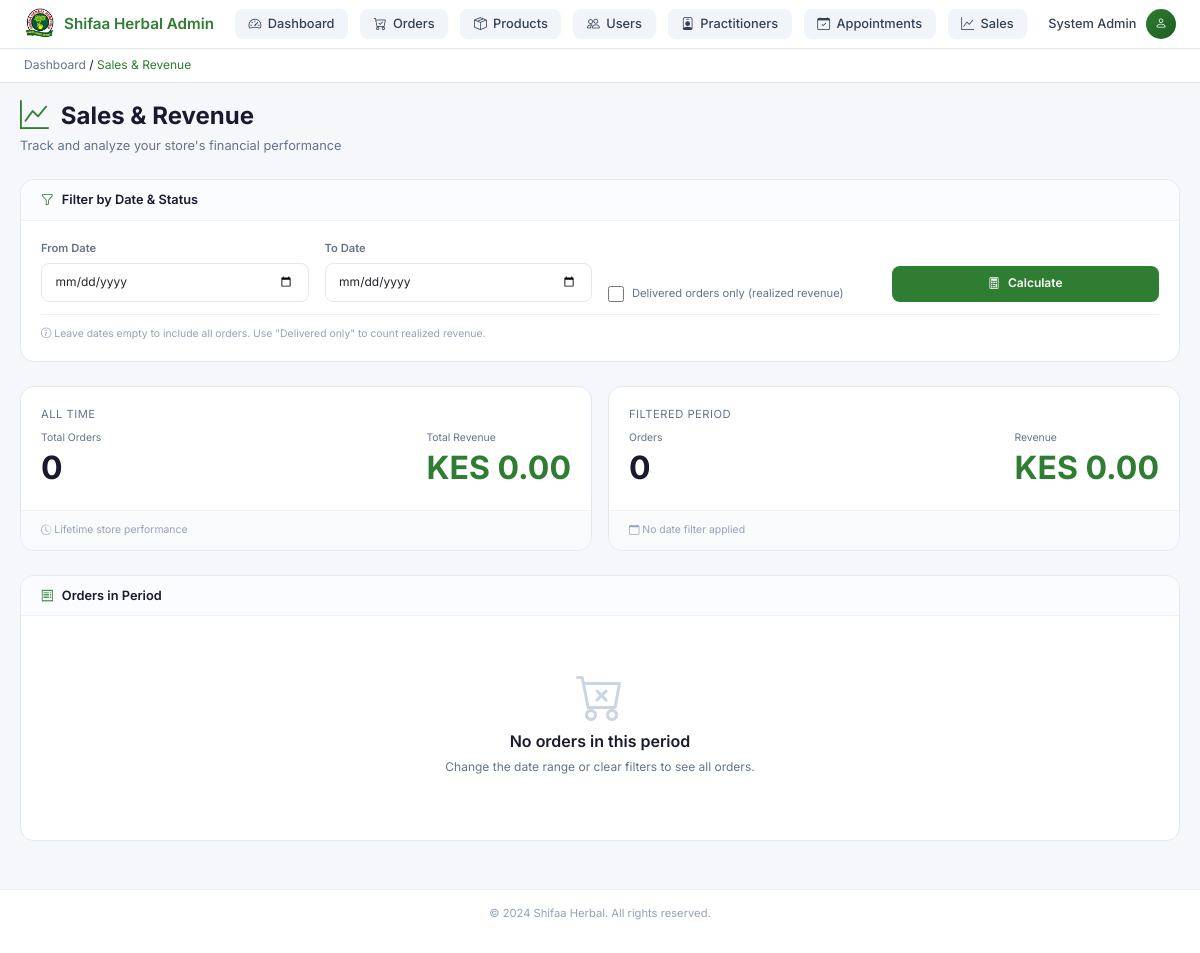
/admin/sales (signed in), run on an earlier commit of the app's database.
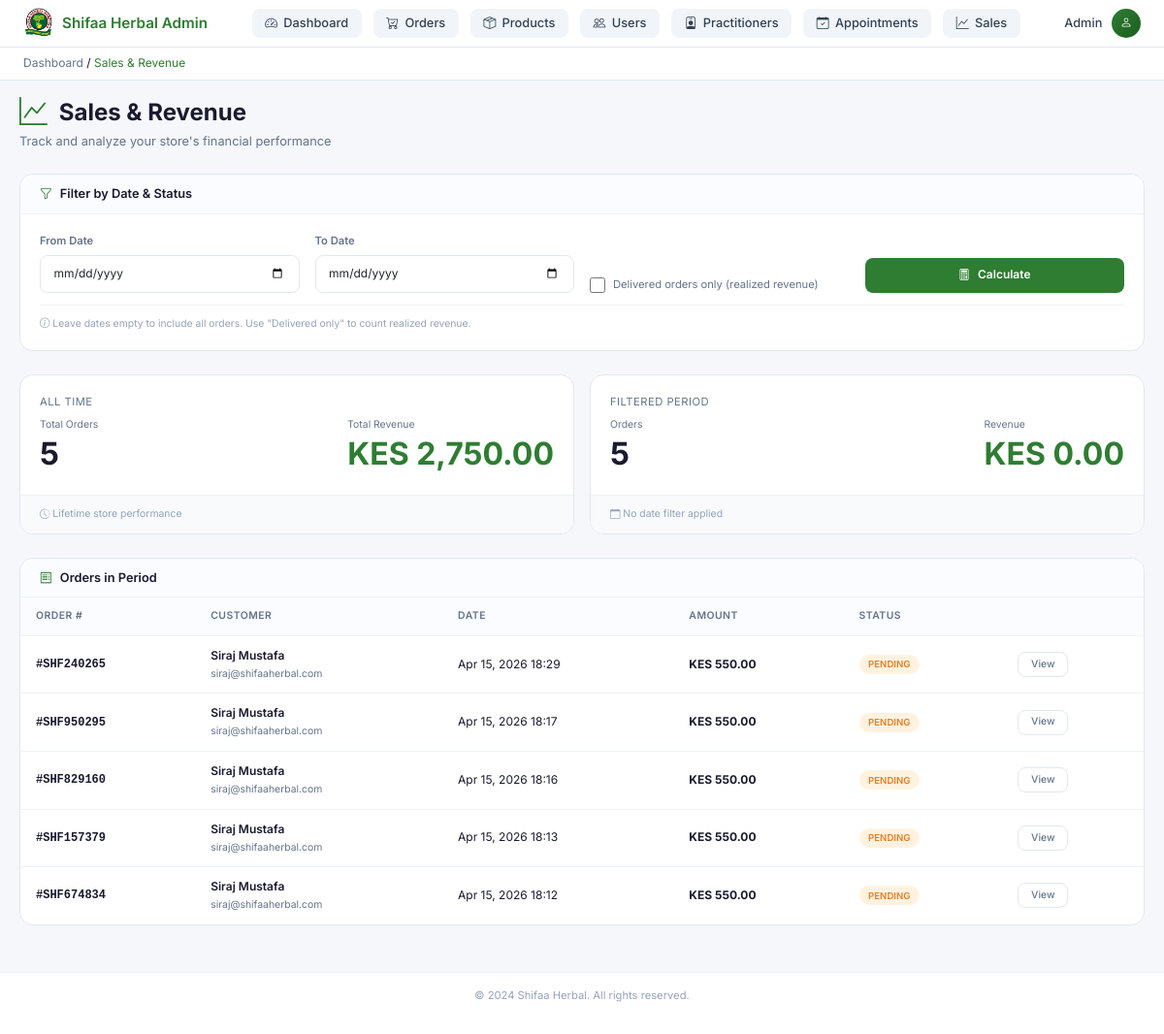
And on a later commit of the database.
### models.py (models this page shows, shortened)
class User(UserMixin, db.Model):
    __tablename__ = 'user'
    id = db.Column(db.Integer, primary_key=True)
    name = db.Column(db.String(100), nullable=False)
    email = db.Column(db.String(120), unique=True, nullable=False, index=True)  # Added index
    phone = db.Column(db.String(20))
    address = db.Column(db.Text)
    role = db.Column(db.String(20), default='user', index=True)  # Added index
    password_hash = db.Column(db.String(255), nullable=False)
    created_at = db.Column(db.DateTime, default=datetime.utcnow)
    updated_at = db.Column(db.DateTime, default=datetime.utcnow, onupdate=datetime.utcnow)
    orders = db.relationship('Order', backref='user', lazy='dynamic')
    cart_items = db.relationship('CartItem', backref='user', lazy='dynamic', cascade='all, delete-orphan')
    appointments = db.relationship('Appointment', backref='user', lazy='dynamic')
    discussions = db.relationship('Discussion', backref='user', lazy='dynamic')
    questions = db.relationship('Question', backref='user', lazy='dynamic')
    stories = db.relationship('Story', backref='user', lazy='dynamic')
    support_requests = db.relationship('SupportRequest', backref='user', lazy='dynamic')
    question_replies = db.relationship('QuestionReply', lazy='dynamic')

class Order(db.Model):
    __tablename__ = 'order'
    id = db.Column(db.Integer, primary_key=True)
    order_number = db.Column(db.String(50), unique=True, nullable=False, index=True)  # Added index
    user_id = db.Column(db.Integer, db.ForeignKey('user.id'), nullable=False, index=True)  # Added index
    total_amount = db.Column(db.Numeric(10, 2), nullable=False)
    status = db.Column(db.String(50), default='pending', index=True)  # Added index
    shipping_address = db.Column(db.Text, nullable=False)
    delivery_option = db.Column(db.String(50), default='standard')
    payment_method = db.Column(db.String(50), default='mpesa')
    payment_status = db.Column(db.String(50), default='pending', index=True)  # Added index
    notes = db.Column(db.Text)
    created_at = db.Column(db.DateTime, default=datetime.utcnow, index=True)  # Added index
    updated_at = db.Column(db.DateTime, default=datetime.utcnow, onupdate=datetime.utcnow)
    items = db.relationship('OrderItem', backref='order', lazy='dynamic', cascade='all, delete-orphan')
    __table_args__ = (
        db.Index('idx_order_user_status', 'user_id', 'status'),
        db.Index('idx_order_created_status', 'created_at', 'status'),
    )

### app.py (the view, shortened to what this page needs)
    @app.route("/admin/sales")
    @login_required
    @admin_required
    def admin_sales():
        from datetime import timedelta
        from models import Order
        date_from_str = request.args.get("date_from", "").strip()
        date_to_str = request.args.get("date_to", "").strip()
        delivered_only = request.args.get("delivered_only") == "on"
        page = request.args.get('page', 1, type=int)
        query = Order.query
        if delivered_only:
            query = query.filter_by(status="delivered")
        if date_from_str:
            try:
                date_from = datetime.strptime(date_from_str, "%Y-%m-%d")
                query = query.filter(Order.created_at >= date_from)
            except ValueError:
                pass
        order_count = query.count()
        revenue = db.session.query(db.func.coalesce(db.func.sum(Order.total_amount), 0)).filter(
            query.whereclause
        ).scalar() or 0 if query.whereclause else 0
        paginated_orders = query.order_by(Order.created_at.desc()).paginate(
            page=page, per_page=50, error_out=False
        )
        total_all_time = db.session.query(db.func.coalesce(db.func.sum(Order.total_amount), 0)).scalar() or 0
        total_orders_all_time = Order.query.count()
        return render_template(
            "admin/sales.html",
            date_from=date_from_str,
            date_to=date_to_str,
            delivered_only=delivered_only,
            order_count=order_count,
            revenue=float(revenue) if revenue else 0,
            total_orders_all_time=total_orders_all_time,
            total_revenue_all_time=float(total_all_time) if total_all_time else 0,
            orders=paginated_orders.items,
            pagination=paginated_orders,
            page=page,
            total_pages=paginated_orders.pages,
        )

### app.py (called while the page is built)
def format_local_time(dt):
    try:
        if dt.tzinfo is None:
            dt = dt.replace(tzinfo=timezone.utc)
        return dt.astimezone(local_tz)
    except:
        return dt

### templates/admin/sales.html (shortened to what this page needs)
<!DOCTYPE html>
<html lang="en">
<head>
    <link href="https://cdn.jsdelivr.net/npm/bootstrap@5.3.0-alpha1/dist/css/bootstrap.min.css" rel="stylesheet">
    <link href="https://cdn.jsdelivr.net/npm/bootstrap-icons@1.8.1/font/bootstrap-icons.css" rel="stylesheet">
</head>
<body>
    <div class="top-nav">
        <div class="logo-area">
            <img class="logo-image" src="{{ url_for('static', filename='Screenshot 2026-04-01 182842.png') }}" alt="Shifaa Herbal">
            <span class="logo-text">Shifaa Herbal Admin</span>
        </div>
        <div class="nav-links">
            <a href="{{ url_for('admin_dashboard') }}" class="nav-link">
                <i class="bi bi-speedometer2"></i> <span>Dashboard</span>
            </a>
            <a href="{{ url_for('admin_orders') }}" class="nav-link">
                <i class="bi bi-cart-check"></i> <span>Orders</span>
            </a>
            <a href="{{ url_for('admin_products') }}" class="nav-link">
                <i class="bi bi-box-seam"></i> <span>Products</span>
            </a>
            <a href="{{ url_for('admin_users') }}" class="nav-link">
                <i class="bi bi-people"></i> <span>Users</span>
            </a>
            <a href="{{ url_for('admin_practitioners') }}" class="nav-link">
                <i class="bi bi-person-badge"></i> <span>Practitioners</span>
            </a>
            <a href="{{ url_for('admin_appointments') }}" class="nav-link">
                <i class="bi bi-calendar-check"></i> <span>Appointments</span>
            </a>
            <a href="{{ url_for('admin_sales') }}" class="nav-link active">
                <i class="bi bi-graph-up"></i> <span>Sales</span>
            </a>
        </div>
        <div class="user-info">
            <span class="user-name">{{ current_user.name if current_user.is_authenticated else 'Admin' }}</span>
            <div class="user-avatar">
                <i class="bi bi-person"></i>
            </div>
        </div>
    </div>
    <div class="breadcrumb-bar">
        <a href="{{ url_for('admin_dashboard') }}">Dashboard</a>
        <span>/</span>
        <span style="color: #2e7d32;">Sales & Revenue</span>
    </div>
    <div class="main-container">
        <div class="page-header">
            <h1><i class="bi bi-graph-up"></i> Sales & Revenue</h1>
            <p>Track and analyze your store's financial performance</p>
        </div>
        <div class="filter-card">
            <div class="card-header">
                <h2><i class="bi bi-funnel"></i> Filter by Date & Status</h2>
            </div>
            <div class="card-body">
                <form method="get" action="{{ url_for('admin_sales') }}" class="filter-form">
                    <div class="form-group">
                        <label class="form-label">From Date</label>
                        <input type="date" name="date_from" class="form-control" value="{{ date_from }}">
                    </div>
                    <div class="form-group">
                        <label class="form-label">To Date</label>
                        <input type="date" name="date_to" class="form-control" value="{{ date_to }}">
                    </div>
                    <div class="form-group">
                        <div class="checkbox-group">
                            <input type="checkbox" name="delivered_only" id="delivered_only" {% if delivered_only %}checked{% endif %}>
                            <label for="delivered_only">Delivered orders only (realized revenue)</label>
                        </div>
                    </div>
                    <div class="form-group">
                        <button type="submit" class="btn-calculate">
                            <i class="bi bi-calculator"></i> Calculate
                        </button>
                    </div>
                </form>
                <div class="filter-hint">
                    <i class="bi bi-info-circle"></i> Leave dates empty to include all orders. Use "Delivered only" to count realized revenue.
                </div>
            </div>
        </div>
        <div class="stats-grid">
            <div class="stat-card">
                <div class="stat-body">
                    <div class="stat-label">All Time</div>
                    <div style="display: flex; justify-content: space-between; align-items: baseline; flex-wrap: wrap; gap: 0.5rem;">
                        <div>
                            <div style="font-size: 0.65rem; color: #64748b;">Total Orders</div>
                            <div class="stat-value">{{ total_orders_all_time }}</div>
                        </div>
                        <div>
                            <div style="font-size: 0.65rem; color: #64748b;">Total Revenue</div>
                            <div class="stat-value success">{{ total_revenue_all_time|currency }}</div>
                        </div>
                    </div>
                </div>
                <div class="stat-footer">
                    <i class="bi bi-clock-history"></i> Lifetime store performance
                </div>
            </div>
            <div class="stat-card">
                <div class="stat-body">
                    <div class="stat-label">Filtered Period</div>
                    <div style="display: flex; justify-content: space-between; align-items: baseline; flex-wrap: wrap; gap: 0.5rem;">
                        <div>
                            <div style="font-size: 0.65rem; color: #64748b;">Orders</div>
                            <div class="stat-value">{{ order_count }}</div>
                        </div>
                        <div>
                            <div style="font-size: 0.65rem; color: #64748b;">Revenue</div>
                            <div class="stat-value success">{{ revenue|currency }}</div>
                        </div>
                    </div>
                </div>
                <div class="stat-footer">
                    {% if date_from or date_to or delivered_only %}
                        <i class="bi bi-calendar-range"></i>
                        {% if date_from %}From {{ date_from }}{% endif %}
                        {% if date_to %} to {{ date_to }}{% endif %}
                        {% if delivered_only %}{% if date_from or date_to %} · {% endif %}Delivered only{% endif %}
                    {% else %}
                        <i class="bi bi-calendar"></i> No date filter applied
                    {% endif %}
                </div>
            </div>
        </div>
        <div class="orders-card">
            <div class="card-header">
                <h2><i class="bi bi-receipt"></i> Orders in Period</h2>
            </div>
            <div class="card-body" style="padding: 0;">
                {% if orders %}
                <div class="table-responsive">
                    <table class="orders-table">
                        <thead>
                            <tr>
                                <th>Order #</th>
                                <th>Customer</th>
                                <th>Date</th>
                                <th>Amount</th>
                                <th>Status</th>
                                <th></th>
                            </tr>
                        </thead>
                        <tbody>
                            {% for order in orders[:50] %}
                            <tr>
                                <td><span class="order-number">#{{ order.order_number }}</span></td>
                                <td>
                                    <div class="customer-name">{{ order.user.name }}</div>
                                    <div class="customer-email">{{ order.user.email }}</div>
                                </div>
                                <td>{{ order.created_at|local_strftime('%b %d, %Y %H:%M') }}</div>
                                <td><strong>{{ order.total_amount|currency }}</strong></div>
                                <td><span class="status-badge status-{{ order.status }}">{{ order.status|title }}</span></div>
                                <td><a href="{{ url_for('admin_order_detail', order_id=order.id) }}" class="btn-sm">View</a></div>
                            </tr>
                            {% endfor %}
                {% else %}
                <div class="empty-state">
                    <i class="bi bi-cart-x"></i>
                    <h4>No orders in this period</h4>
                    <p>Change the date range or clear filters to see all orders.</p>
                </div>
                {% endif %}
            </div>
        </div>
    </div>
    <div class="footer">
        <p>&copy; 2024 Shifaa Herbal. All rights reserved.</p>
    </div>
</body>
</html>

What changed in the data, as far as the page shows it:
changed User: name "System Admin" → "Admin"
added Order: order_number "SHF240265", user.name "Siraj Mustafa", user.email "siraj@shifaaherbal.com", created_at|local_strftime "Apr 15, 2026 18:29", total_amount "KES 550.00", status "PENDING"
added Order: order_number "SHF950295", user.name "Siraj Mustafa", user.email "siraj@shifaaherbal.com", created_at|local_strftime "Apr 15, 2026 18:17", total_amount "KES 550.00", status "PENDING"
added Order: order_number "SHF829160", user.name "Siraj Mustafa", user.email "siraj@shifaaherbal.com", created_at|local_strftime "Apr 15, 2026 18:16", total_amount "KES 550.00", status "PENDING"
added Order: order_number "SHF157379", user.name "Siraj Mustafa", user.email "siraj@shifaaherbal.com", created_at|local_strftime "Apr 15, 2026 18:13", total_amount "KES 550.00", status "PENDING"
added Order: order_number "SHF674834", user.name "Siraj Mustafa", user.email "siraj@shifaaherbal.com", created_at|local_strftime "Apr 15, 2026 18:12", total_amount "KES 550.00", status "PENDING"
Also different on the page:
{{ total_orders_all_time }}: "0" → "5"
{{ total_revenue_all_time|currency }}: "KES 0.00" → "KES 2,750.00"
{{ order_count }}: "0" → "5"
text no longer shown: "No orders in this period Change the date range or clear filters to see all orders."
text now shown: "ORDER # CUSTOMER DATE AMOUNT STATUS"
